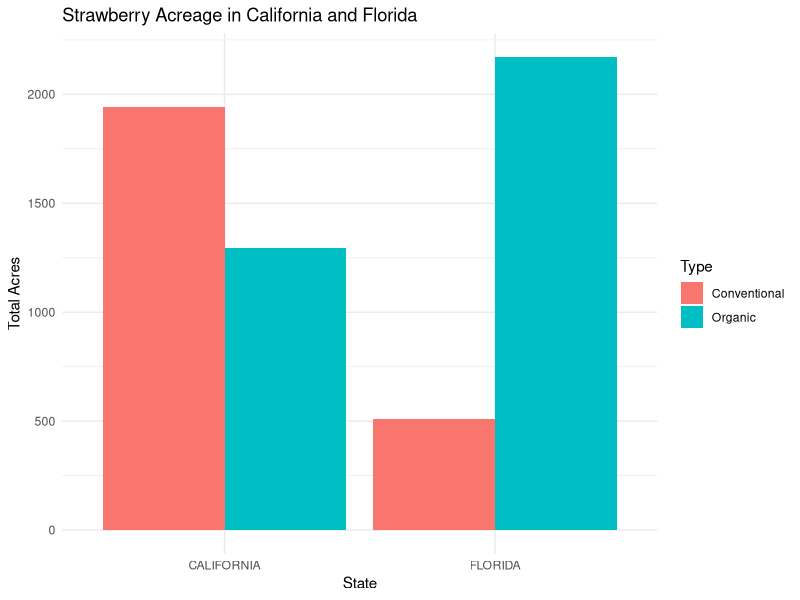
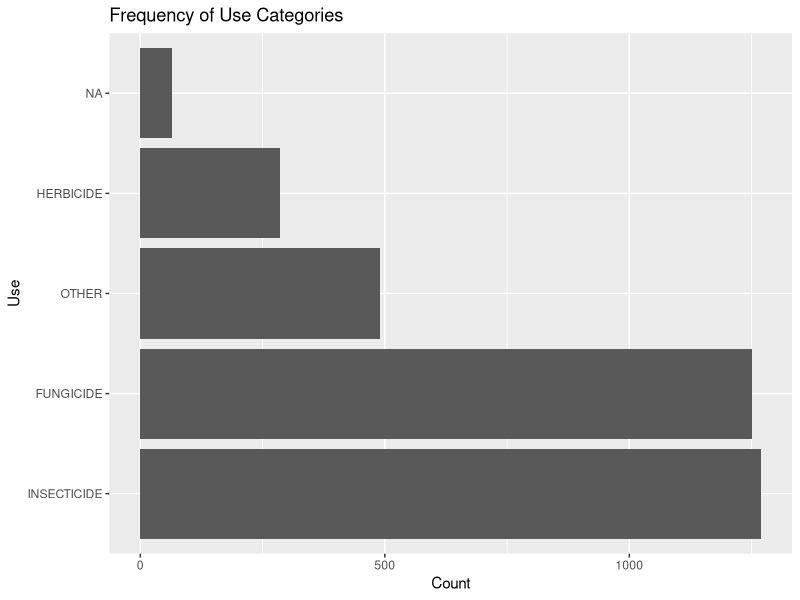
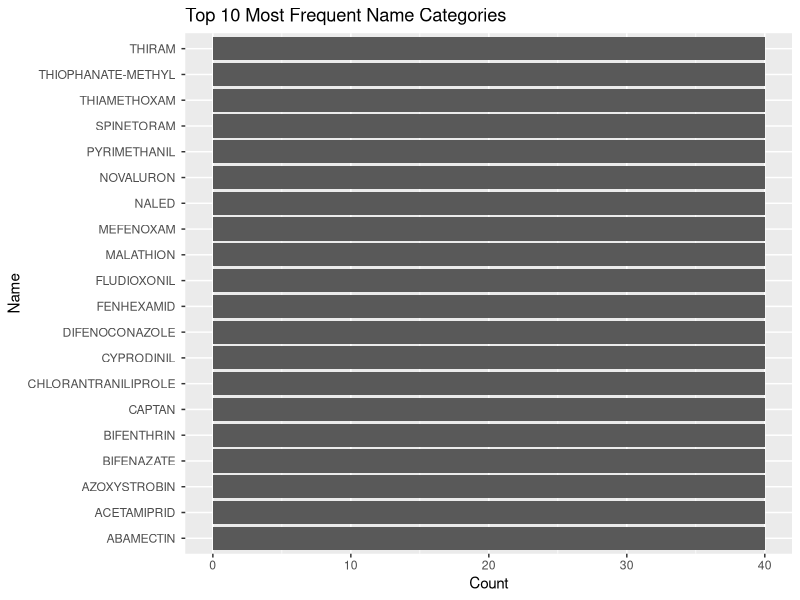

Source code (R) for these figures, in order:
## ---- chunk 1
#| label: load libraries and set options
#| warning: false
#| message: false
#| 

library(knitr)  
library(kableExtra)
library(tidyverse)
library(stringr)
library(dplyr)
library(readr)
## ---- chunk 2

strawberry <- read_csv("strawberries25_v3.csv", col_names = TRUE)

glimpse(strawberry)
## ---- chunk 3
strawberry <- strawberry |> 
  filter(`Geo Level`== "NATIONAL" | `Geo Level`== "STATE")
## ---- chunk 4
state_acres <- strawberry %>%
  filter(State %in% c("CALIFORNIA", "FLORIDA")) %>%
  filter(str_detect(`Data Item`, "ACRES")) %>%
  mutate(Type = ifelse(str_detect(`Data Item`, "BEARING"), "Conventional", "Organic")) %>%
  select(State, Type, Value) %>%
  mutate(Value = as.numeric(Value)) %>%
  group_by(State, Type) %>%
  summarize(Total_Acres = sum(Value, na.rm = TRUE), .groups = "drop") %>%
  ungroup()

# Plotting the data
ggplot(state_acres, aes(x = State, y = Total_Acres, fill = Type)) +
  geom_bar(stat = "identity", position = "dodge") +
  labs(title = "Strawberry Acreage in California and Florida",
       x = "State",
       y = "Total Acres") +
  theme_minimal()
## ---- chunk 5

# 1. Define a function to split `Domain Category` into `Use`, `Name`, and `Code`
split_chemical_data <- function(item) {
  # Use a detailed regular expression to match complex chemical information
  match <- str_match(item, "CHEMICAL,\\s*(\\w+):\\s*\\(([^=]+)\\s*=\\s*(\\d+)\\)")
  
  if (!is.na(match[1])) {
    return(data.frame(Use = match[2], Name = match[3], Code = match[4], stringsAsFactors = FALSE))
  } else {
    return(data.frame(Use = NA, Name = NA, Code = NA, stringsAsFactors = FALSE))
  }
}

# 2. Apply the function to the `Domain Category` column and create new columns
strawberry_cleaned <- strawberry %>%
  # Apply to rows where `Domain Category` contains "CHEMICAL"
  filter(grepl("CHEMICAL", `Domain Category`)) %>%
  rowwise() %>%
  mutate(Use = split_chemical_data(`Domain Category`)$Use,
         Name = split_chemical_data(`Domain Category`)$Name,
         Code = split_chemical_data(`Domain Category`)$Code) %>%
  ungroup()

head(strawberry_cleaned)


## ---- chunk 6
use_counts <- strawberry_cleaned %>%
  group_by(Use) %>%
  summarise(Count = n()) %>%
  arrange(desc(Count))

print(use_counts)

strawberry_cleaned <- strawberry_cleaned %>%
  filter(!is.na(Name))

name_counts <- strawberry_cleaned %>%
  group_by(Name) %>%
  summarise(Count = n()) %>%
  arrange(desc(Count))

print(name_counts)



ggplot(use_counts, aes(x = reorder(Use, -Count), y = Count)) +
  geom_bar(stat = "identity") +
  coord_flip() +
  labs(title = "Frequency of Use Categories", x = "Use", y = "Count")

top_n_names <- name_counts %>%
  top_n(10, wt = Count)


ggplot(top_n_names, aes(x = reorder(Name, -Count), y = Count)) +
  geom_bar(stat = "identity") +
  coord_flip() +
  labs(title = "Top 10 Most Frequent Name Categories", x = "Name", y = "Count")
## ---- chunk 7


insecticide_data <- read.csv("DTXSID9020243 Hazard Point of Departure for human-2024-10-21.csv")
fungicide_data <- read.csv("DTXSID1032359 Hazard Point of Departure for human-2024-10-21.csv")



insecticide_summary <- insecticide_data %>%
  mutate(Main_Effect = str_extract(Critical.effect, "^[^/|]+")) %>%  
  group_by(Main_Effect) %>%
  summarize(
    Mean_Dose = mean(as.numeric(Value), na.rm = TRUE),
    Occurrences = n()
  ) %>%
  arrange(desc(Occurrences))

fungicide_summary <- fungicide_data %>%
  mutate(Main_Effect = str_extract(Critical.effect, "^[^/|]+")) %>% 
  group_by(Main_Effect) %>%
  summarize(
    Mean_Dose = mean(as.numeric(Value), na.rm = TRUE),
    Occurrences = n()
  ) %>%
  arrange(desc(Occurrences))


cat("INSECTICIDE Main Health Effects Summary:\n")
print(insecticide_summary)

cat("\nFUNGICIDE Main Health Effects Summary:\n")
print(fungicide_summary)



    
